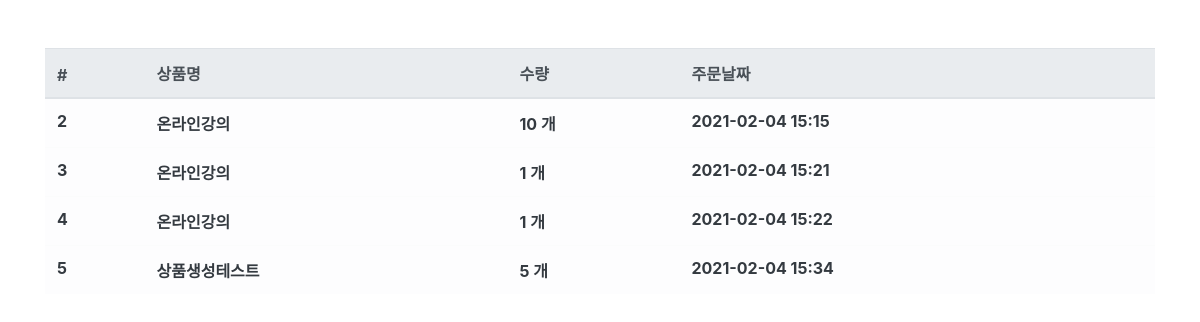
Page /order/ (signed in) on the committed database.
### order/models.py (models this page shows, shortened)
class Order(models.Model):
    fcuser = models.ForeignKey('fcuser.Fcuser', on_delete=models.CASCADE, verbose_name='사용자')
    product = models.ForeignKey('product.Product', on_delete=models.CASCADE, verbose_name='상품')
    quantity = models.IntegerField(verbose_name='수량')
    register_date = models.DateTimeField(auto_now_add=True, verbose_name='등록날짜')
    class Meta:
        db_table = 'fastcampus_order'
        verbose_name = '주문'
        verbose_name_plural = '주문'

### product/models.py (models this page shows)
class Product(models.Model):
    name = models.CharField(max_length=256, verbose_name='상품명')
    price = models.IntegerField(verbose_name='상품가격')
    description = models.TextField(verbose_name='상품설명')
    stock = models.IntegerField(verbose_name='재고')
    register_date = models.DateTimeField(auto_now_add=True, verbose_name='등록날짜')
    def __str__(self):
        return self.name
    class Meta:
        db_table = 'fastcampus_product'
        verbose_name = '상품'
        verbose_name_plural = '상품'

### order/views.py (the view)
# urls.py: path('order/', OrderList.as_view()),
@method_decorator(login_required, name='dispatch') # 실제로 dispatch함수가 실행되는 것
class OrderList(ListView):
    model = Order
    template_name= 'order.html'
    context_object_name = 'order_list'
    def get_queryset(self, **kwargs):
        queryset = Order.objects.filter(fcuser__email=self.request.session.get('user'))
        return queryset

### order/templates/order.html
{% extends "base.html" %}
{% load humanize %}
{% block contents %}
<div class="row mt-5">
    <div class="col-12">
        <table class="table table-light">
            <thead class="thead-light">
                <tr>
                    <th scope="col">#</th>
                    <th scope="col">상품명</th>
                    <th scope="col">수량</th>
                    <th scope="col">주문날짜</th>
                </tr>
            </thead>
            <tbody class="text-dark">
                {% for order in order_list %}
                <tr>
                    <th scope="row">{{ order.id }}</th>
                    <th>{{ order.product }}</a></th>
                    <th>{{ order.quantity | intcomma}} 개</th>
                    <th>{{ order.register_date | date:'Y-m-d H:i'}}</th>
                </tr>
                {% endfor %}
            </tbody>
        </table>
    </div>
</div>
{% endblock %}

### rows in the picture
Order: id "2", product "온라인강의", quantity "10", register_date "2021-02-04 15:15"
Order: id "3", product "온라인강의", quantity "1", register_date "2021-02-04 15:21"
Order: id "4", product "온라인강의", quantity "1", register_date "2021-02-04 15:22"
Order: id "5", product "상품생성테스트", quantity "5", register_date "2021-02-04 15:34"
